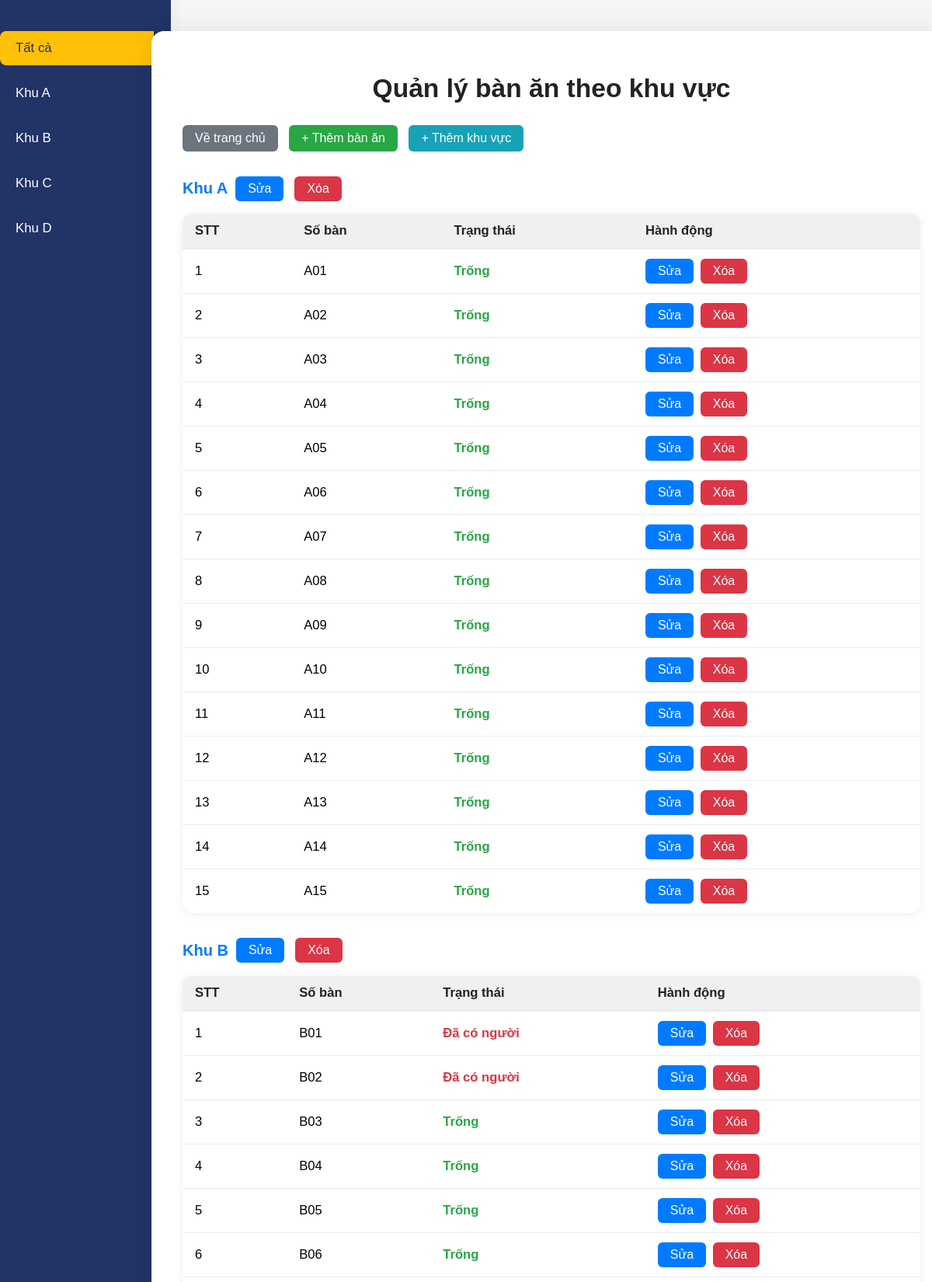
The app's page /administator/ban-an/ (upper part) with its own data.
### account/models.py (models this page shows, shortened)
class KhuBanAn(models.Model):
    TenKhu = models.CharField(max_length=100)

class BanAn(models.Model):
    SoBan = models.CharField(max_length=20)  # Số bàn hoặc mã bàn
    TrangThai = models.BooleanField(default=True)  # True: Trống, False: Đã có người
    Khu = models.ForeignKey(KhuBanAn, on_delete=models.CASCADE)

### account/views.py (the view)
# urls.py: path('ban-an/', views.danh_sach_ban_an_view, name='danh_sach_ban_an'),
def danh_sach_ban_an_view(request):
    khu_list = KhuBanAn.objects.all().order_by('TenKhu')
    selected_khu_id = request.GET.get('khu')
    selected_khu = None
    data = []
    if selected_khu_id:
        try:
            selected_khu = KhuBanAn.objects.get(id=selected_khu_id)
            banan = BanAn.objects.filter(Khu=selected_khu).order_by('SoBan')
            data.append({'khu': selected_khu, 'banan_list': banan})
        except KhuBanAn.DoesNotExist:
            for khu in khu_list:
                banan = BanAn.objects.filter(Khu=khu).order_by('SoBan')
                data.append({'khu': khu, 'banan_list': banan})
    else:
        for khu in khu_list:
            banan = BanAn.objects.filter(Khu=khu).order_by('SoBan')
            data.append({'khu': khu, 'banan_list': banan})
    return render(request, 'danh_sach_ban_an.html', {'data': data, 'all_khu': khu_list, 'selected_khu': selected_khu})

### account/templates/danh_sach_ban_an.html (shortened to what this page needs)
<!DOCTYPE html>
<html lang="vi">
<head>
</head>
<body>
    <div class="sidebar">
        <form method="get" style="width:100%;">
            <button type="submit" name="khu" value="" class="khu-btn {% if not selected_khu %}active{% endif %}">Tất cả</button>
            {% for khu in all_khu %}
                <button type="submit" name="khu" value="{{ khu.id }}" class="khu-btn {% if selected_khu and khu.id == selected_khu.id %}active{% endif %}">{{ khu.TenKhu }}</button>
            {% endfor %}
        </form>
    </div>
    <div class="main-content">
        <div class="container">
            <h1>Quản lý bàn ăn theo khu vực</h1>
            <div class="top-actions">
                <a href="{% url 'home' %}" class="action-btn home">Về trang chủ</a>
                <a href="{% url 'them_ban_an' %}" class="action-btn add-ban">+ Thêm bàn ăn</a>
                <a href="{% url 'them_khu' %}" class="action-btn add-khu">+ Thêm khu vực</a>
            </div>
            {% for group in data %}
                {% if not selected_khu or group.khu.id == selected_khu.id %}
                <h2>{{ group.khu.TenKhu }}
                    <a href="{% url 'sua_khu' group.khu.id %}" class="action-btn edit">Sửa</a>
                    <form action="{% url 'xoa_khu' group.khu.id %}" method="post" style="display:inline;">
                        <button type="submit" class="action-btn delete" onclick="return confirm('Bạn có chắc muốn xóa khu này?');">Xóa</button>
                    </form>
                </h2>
                <table>
                    <thead>
                        <tr>
                            <th>STT</th>
                            <th>Số bàn</th>
                            <th>Trạng thái</th>
                            <th>Hành động</th>
                        </tr>
                    </thead>
                    <tbody>
                    {% for ban in group.banan_list %}
                        <tr>
                            <td>{{ forloop.counter }}</td>
                            <td>{{ ban.SoBan }}</td>
                            <td class="status-{{ ban.TrangThai|yesno:'true,false' }}">{% if ban.TrangThai %}Trống{% else %}Đã có người{% endif %}</td>
                            <td>
                                <a href="{% url 'sua_ban_an' ban.id %}" class="action-btn edit">Sửa</a>
                                <form action="{% url 'xoa_ban_an' ban.id %}" method="post" style="display:inline;">
                                    <button type="submit" class="action-btn delete" onclick="return confirm('Bạn có chắc muốn xóa bàn này?');">Xóa</button>
                                </form>
                            </td>
                        </tr>
                    {% empty %}
                        <tr><td colspan="4">Không có bàn nào.</td></tr>
                    {% endfor %}
                    </tbody>
                </table>
                {% endif %}
            {% endfor %}
        </div>
    </div>
</body>
</html>

### account/templates/danh_sach_ban_an.html (style rules this page uses)
body { font-family: Arial, sans-serif; background: #f5f5f5; margin: 0; display: flex; }
.sidebar { width: 220px; min-height: 100vh; background: #223366; padding: 40px 0 0 0; display: flex; flex-direction: column; align-items: flex-start; box-shadow: 2px 0 18px 0 rgba(34,51,102,0.06); }
.sidebar .khu-btn { width: 90%; margin: 0 0 14px 0; padding: 12px 20px; border-radius: 8px 0 0 8px; background: #223366; color: #fff; text-align: left; font-size: 1.05rem; font-weight: 500; text-decoration: none; border: none; transition: background 0.18s, color 0.18s; cursor: pointer; outline: none; }
.sidebar .khu-btn.active, .sidebar .khu-btn:hover { background: #ffc107; color: #223366; }
.main-content { flex: 1; padding: 40px 0 40px 0; display: flex; flex-direction: column; align-items: center; }
.container { max-width: 950px; width: 100%; background: #fff; padding: 32px 40px; border-radius: 16px; box-shadow: 0 6px 32px rgba(0,0,0,0.10); }
h1 { color: #222; margin-bottom: 28px; font-size: 2.1rem; text-align: center; }
h2 { margin-top: 32px; color: #007bff; font-size: 1.25rem; display: flex; align-items: center; gap: 10px; }
table { width: 100%; border-collapse: separate; border-spacing: 0; margin-bottom: 32px; background: #fff; border-radius: 12px; overflow: hidden; box-shadow: 0 2px 12px rgba(0,0,0,0.07); }
th, td { padding: 12px 16px; text-align: left; font-size: 1.04rem; }
th { background: #f0f0f0; color: #222; font-weight: 700; border-bottom: 2px solid #e9ecef; }
tr { transition: background 0.15s; }
td { border-bottom: 1px solid #e9ecef; }
tr:last-child td { border-bottom: none; }
.status-true { color: #28a745; font-weight: bold; }
.status-false { color: #dc3545; font-weight: bold; }
.action-btn, .action-btn:visited { display: inline-block; padding: 7px 16px; border-radius: 6px; font-size: 1rem; font-weight: 500; text-decoration: none; margin-right: 4px; border: none; transition: background 0.18s, color 0.18s, box-shadow 0.18s; cursor: pointer; }
.action-btn.edit { background: #007bff; color: #fff; }
.action-btn.delete { background: #dc3545; color: #fff; }
.top-actions { margin-bottom: 24px; }
.top-actions a { padding: 8px 16px; border-radius: 6px; text-decoration: none; margin-right: 10px; font-weight: 500; font-size: 1rem; transition: background 0.18s, color 0.18s; }
.top-actions a.home { background: #6c757d; color: #fff; }
.top-actions a.add-ban { background: #28a745; color: #fff; }
.top-actions a.add-khu { background: #17a2b8; color: #fff; }

### records on screen
KhuBanAn: {{ khu.id }} 1 (drawn), TenKhu "Khu A", khu.TenKhu "Khu A"
KhuBanAn: {{ khu.id }} 2 (drawn), TenKhu "Khu B", khu.TenKhu "Khu B"
KhuBanAn: {{ khu.id }} 3 (drawn), TenKhu "Khu C"
KhuBanAn: {{ khu.id }} 4 (drawn), TenKhu "Khu D"
BanAn: SoBan "A01", TrangThai "Trống"
BanAn: SoBan "A02", TrangThai "Trống"
BanAn: SoBan "A03", TrangThai "Trống"
BanAn: SoBan "A04", TrangThai "Trống"
BanAn: SoBan "A05", TrangThai "Trống"
BanAn: SoBan "A06", TrangThai "Trống"
BanAn: SoBan "A07", TrangThai "Trống"
BanAn: SoBan "A08", TrangThai "Trống"
BanAn: SoBan "A09", TrangThai "Trống"
BanAn: SoBan "A10", TrangThai "Trống"
BanAn: SoBan "A11", TrangThai "Trống"
BanAn: SoBan "A12", TrangThai "Trống"
BanAn: SoBan "A13", TrangThai "Trống"
BanAn: SoBan "A14", TrangThai "Trống"
BanAn: SoBan "A15", TrangThai "Trống"
BanAn: SoBan "B01", TrangThai "Đã có người"
BanAn: SoBan "B02", TrangThai "Đã có người"
BanAn: SoBan "B03", TrangThai "Trống"
BanAn: SoBan "B04", TrangThai "Trống"
BanAn: SoBan "B05", TrangThai "Trống"
BanAn: SoBan "B06", TrangThai "Trống"
